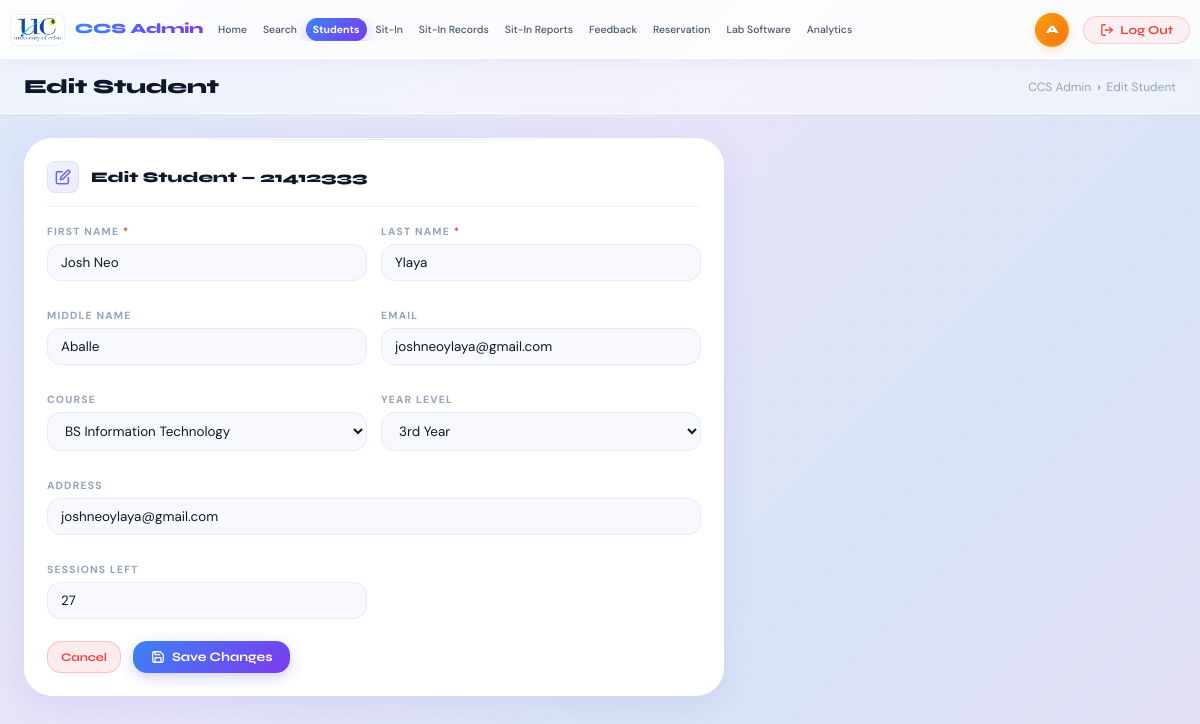
The app's page /admin/students/edit/21412333 (signed in) with its own data.
### tables this page shows
CREATE TABLE students (
            id            INTEGER PRIMARY KEY AUTOINCREMENT,
            student_id    TEXT UNIQUE NOT NULL,
            lastname      TEXT NOT NULL,
            firstname     TEXT NOT NULL,
            middlename    TEXT,
            address       TEXT,
            course        TEXT,
            level         TEXT,
            email         TEXT,
            password      TEXT NOT NULL,
            sessions_left INTEGER NOT NULL DEFAULT 30
        );

### app.py (the view, shortened to what this page needs)
@app.route("/admin/students/edit/<student_id>", methods=["GET", "POST"])
def admin_edit_student(student_id):
    if not admin_required(): return redirect(url_for("login"))
    conn = get_db()
    student = conn.execute("SELECT * FROM students WHERE student_id=?", (student_id,)).fetchone()
    conn.close()
    if not student:
        flash("Student not found.", "error"); return redirect(url_for("admin_students"))
    return render_template("AdminPage/edit_student.html", active="students", student=student)

### app.py (called while the page is built)
def get_db():
    conn = sqlite3.connect(DB_PATH)
    conn.row_factory = sqlite3.Row
    return conn

def admin_required():
    return session.get("is_admin") is True

### templates/AdminPage/edit_student.html (shortened to what this page needs)
{% extends "AdminPage/layout.html" %}
{% block page_title %}Edit Student{% endblock %}
{% block breadcrumb_current %}Edit Student{% endblock %}
{% block content %}
<div style="max-width: 700px;">
  <div class="panel">
    <div class="panel-header">
      <div class="panel-icon">
        <svg width="16" height="16" viewBox="0 0 24 24" fill="none" stroke="currentColor" stroke-width="2.2" stroke-linecap="round" stroke-linejoin="round"><path d="M11 4H4a2 2 0 0 0-2 2v14a2 2 0 0 0 2 2h14a2 2 0 0 0 2-2v-7"/><path d="M18.5 2.5a2.121 2.121 0 0 1 3 3L12 15l-4 1 1-4 9.5-9.5z"/></svg>
      </div>
      <h3>Edit Student — {{ student.student_id }}</h3>
    </div>
    <form method="POST" action="{{ url_for('admin_edit_student', student_id=student.student_id) }}">
      <div class="form-grid">
        <div class="form-group">
          <label class="form-label">First Name <span style="color:var(--danger)">*</span></label>
          <input type="text" name="firstname" class="form-input" value="{{ student.firstname }}" required>
        </div>
        <div class="form-group">
          <label class="form-label">Last Name <span style="color:var(--danger)">*</span></label>
          <input type="text" name="lastname" class="form-input" value="{{ student.lastname }}" required>
        </div>
        <div class="form-group">
          <label class="form-label">Middle Name</label>
          <input type="text" name="middlename" class="form-input" value="{{ student.middlename or '' }}">
        </div>
        <div class="form-group">
          <label class="form-label">Email</label>
          <input type="email" name="email" class="form-input" value="{{ student.email or '' }}">
        </div>
        <div class="form-group">
          <label class="form-label">Course</label>
          <select name="course" class="form-input">
            <optgroup label="🖥️ College of Computer Studies">
              <option value="BSIT"        {% if student.course == 'BSIT'        %}selected{% endif %}>BS Information Technology</option>
            </optgroup>
          </select>
        </div>
        <div class="form-group">
          <label class="form-label">Year Level</label>
          <select name="level" class="form-input">
            <option value="3rd Year" {% if student.level == '3rd Year' or student.level == '3' %}selected{% endif %}>3rd Year</option>
          </select>
        </div>
        <div class="form-group span-2">
          <label class="form-label">Address</label>
          <input type="text" name="address" class="form-input" value="{{ student.address or '' }}">
        </div>
        <div class="form-group">
          <label class="form-label">Sessions Left</label>
          <input type="number" name="sessions_left" class="form-input" value="{{ student.sessions_left }}" min="0" max="30">
        </div>
      </div>
      <div style="display:flex; gap:12px; margin-top:8px;">
        <a href="{{ url_for('admin_students') }}" class="btn btn-danger btn-sm">Cancel</a>
        <button type="submit" class="btn btn-primary">
          <svg width="14" height="14" viewBox="0 0 24 24" fill="none" stroke="currentColor" stroke-width="2.2" stroke-linecap="round" stroke-linejoin="round"><path d="M19 21H5a2 2 0 0 1-2-2V5a2 2 0 0 1 2-2h11l5 5v11a2 2 0 0 1-2 2z"/><polyline points="17 21 17 13 7 13 7 21"/><polyline points="7 3 7 8 15 8"/></svg>
          Save Changes
        </button>
      </div>
    </form>
  </div>
</div>
{% endblock %}

### static/admin.css (style rules this page uses)
*, *::before, *::after { margin: 0; padding: 0; box-sizing: border-box; }
:root { --bg-base: #eef2f9; --bg-card: #ffffff; --bg-card-2: #f8f9ff; --border: rgba(99,102,241,0.1); --border-med: rgba(99,102,241,0.2); --blue: #3b82f6; --indigo: #6366f1; --violet: #7c3aed; --text-1: #0f172a; --text-2: #475569; --text-3: #94a3b8; --danger: #ef4444; --success: #10b981; --gold: #f59e0b; --radius-sm: 8px; --radius-md: 14px; --radius-lg: 20px; --radius-xl: 28px; --shadow-sm: 0 2px 8px rgba(99,102,241,0.08); --shadow-md: 0 8px 32px rgba(99,102,241,0.12); --shadow-lg: 0 20px 60px rgba(99,102,241,0.16); --transition: 0.22s cubic-bezier(0.4,0,0.2,1); }
body { font-family: 'DM Sans', sans-serif; background: linear-gradient(135deg, #dce8f8 0%, #e8e4f8 40%, #d8e4f5 70%, #e4dff5 100%); background-attachment: fixed; min-height: 100vh; color: var(--text-1); overflow-x: hidden; }
body::before { content: ''; position: fixed; inset: 0; background-image: radial-gradient(circle, rgba(99,102,241,0.06) 1px, transparent 1px); background-size: 28px 28px; pointer-events: none; z-index: 0; }
.panel { background: var(--bg-card); border: 1px solid rgba(255,255,255,0.9); border-radius: var(--radius-xl); padding: 22px; box-shadow: var(--shadow-md); transition: transform var(--transition), box-shadow var(--transition); position: relative; overflow: hidden; }
.panel::before { content: ''; position: absolute; top: 0; left: 0; right: 0; height: 1px; background: linear-gradient(90deg, transparent, rgba(99,102,241,0.15), transparent); }
.panel-header { display: flex; align-items: center; gap: 12px; margin-bottom: 18px; padding-bottom: 13px; border-bottom: 1.5px solid var(--border); }
.panel-icon { width: 32px; height: 32px; border-radius: var(--radius-sm); background: linear-gradient(135deg, rgba(59,130,246,0.1), rgba(124,58,237,0.1)); border: 1px solid var(--border); display: flex; align-items: center; justify-content: center; color: var(--indigo); flex-shrink: 0; }
.panel-header h3 { font-family: 'Syne', sans-serif; font-size: 0.92rem; font-weight: 800; color: var(--text-1); }
.form-group { margin-bottom: 14px; }
.form-label { display: block; font-size: 0.65rem; font-weight: 700; letter-spacing: 1.2px; text-transform: uppercase; color: var(--text-3); margin-bottom: 6px; }
.form-input, .form-textarea { width: 100%; padding: 9px 13px; background: var(--bg-card-2); border: 1.5px solid var(--border); border-radius: var(--radius-md); font-family: 'DM Sans', sans-serif; font-size: 0.84rem; color: var(--text-1); transition: all var(--transition); outline: none; }
.btn { display: inline-flex; align-items: center; gap: 7px; font-family: 'Syne', sans-serif; font-size: 0.8rem; font-weight: 700; padding: 8px 18px; border-radius: var(--radius-md); border: none; cursor: pointer; transition: all var(--transition); text-decoration: none; white-space: nowrap; }
.btn-primary { background: linear-gradient(135deg, var(--blue), var(--violet)); color: white; box-shadow: 0 4px 14px rgba(99,102,241,0.3); }
.btn-danger { background: rgba(239,68,68,0.1); color: var(--danger); border: 1px solid rgba(239,68,68,0.25); }
.btn-sm { padding: 5px 13px; font-size: 0.73rem; }
.form-grid { display: grid; grid-template-columns: 1fr 1fr; gap: 14px; }
.form-grid .span-2 { grid-column: 1 / -1; }

### records on screen
students: student_id "21412333", firstname "Josh Neo", lastname "Ylaya", middlename "Aballe", email "joshneoylaya@gmail.com", course "BS Information Technology", level "3rd Year", address "joshneoylaya@gmail.com", sessions_left "27"
